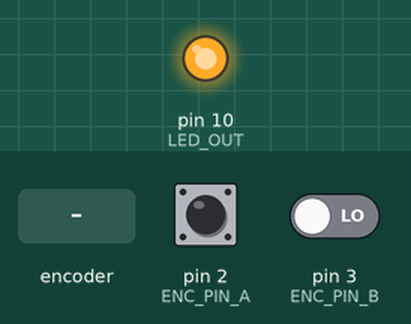
Simulated run of this sketch. Board: SparkFun Pro Micro, built with avr-gcc and run on an emulated ATmega32U4. Parts: output pins drawn as LEDs (lit = HIGH). The test bench sets the inputs (shaded band); at power-on: pin 2 (ENC_PIN_A) HIGH, pin 3 (ENC_PIN_B) LOW. EEPROM starts erased.

Above: at 1.2 s.
1.3 s: rotary encoder on pin 2 (ENC_PIN_A) / pin 3 (ENC_PIN_B) turned 1 step (first pin leading)
At 5.35 s:
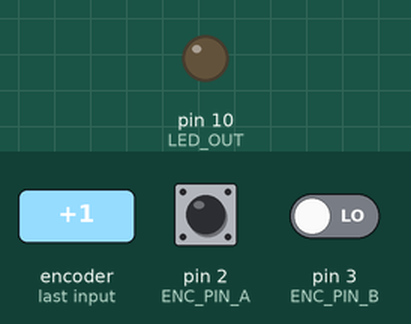
Timing chart, 0 to 7.6 s (numbered marks = the images above; inputs shaded):
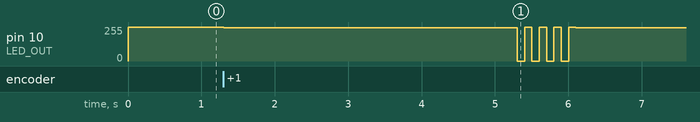

The sketch:

K5000_LcdController.ino
```cpp
//
// Kawai K5000 LCD background LED control with data encoder
// (c) Juha Forsten 23/06/2017
//
// Encoder read adapted from: http://www.hobbytronics.co.uk/arduino-tutorial6-rotary-encoder
//
// Pro Micro 5V/16MHz

#include <EEPROM.h>

// Pin setup
const int ENC_PIN_A = 2;
const int ENC_PIN_B = 3;
const int LED_OUT = 10;

const int WAIT_ON_START = 2000; // Active time (ms) on start
const int WAIT_ON_SAVE = 4000; // Wait until save

const int EEPROM_STORE = 0;

// Vars
byte brightness = 0;
byte fadeAmount = 5;

unsigned long current_time;
unsigned long loop_time;

byte enc_A;
byte enc_B;
byte enc_A_last_value=0;

unsigned long last_trig = 0;

void setup()  {
  pinMode(10, OUTPUT);
  pinMode(ENC_PIN_A, INPUT);
  pinMode(ENC_PIN_B, INPUT);

  current_time = millis();
  loop_time = current_time;

  brightness = EEPROM.read(EEPROM_STORE);
  analogWrite(10,brightness);
}

void loop()  {

  current_time = millis();

  if (current_time > WAIT_ON_START && last_trig==0) return;

  if (current_time - last_trig > WAIT_ON_SAVE) {

        for(int i=0;i<4;i++) {
          analogWrite(LED_OUT, 0);
          delay(100);
          analogWrite(LED_OUT,255);
          delay(100);
        }

        EEPROM.write(EEPROM_STORE, brightness);

        analogWrite(LED_OUT,brightness);

        last_trig = 0;
        return;
  }

  if(current_time >= (loop_time+2)) {

    enc_A = digitalRead(ENC_PIN_A);
    enc_B = digitalRead(ENC_PIN_B);

    if((!enc_A) && (enc_A_last_value)) {
      if(enc_B) {
        if(brightness + fadeAmount <= 255) brightness += fadeAmount;
      }
      else {
        if(brightness - fadeAmount >= 0) brightness -= fadeAmount;
      }
      last_trig = millis();
    }

    enc_A_last_value = enc_A;
    loop_time = current_time;

    analogWrite(LED_OUT, brightness);
  }
}
```

Measured:
- after the input at 1.3 s, pin 10 (LED_OUT): 255/255 → 250/255 at once, then repeats every 0.20 s: 0/255 0.10 s, 255/255 0.10 s, until it stays 250/255 from 6.1 s
